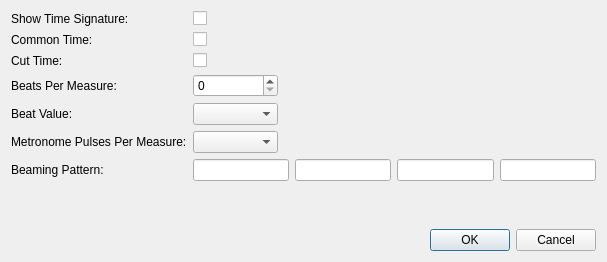
<?xml version="1.0" encoding="UTF-8"?>
<ui version="4.0">
 <class>TimeSignatureDialog</class>
 <widget class="QDialog" name="TimeSignatureDialog">
  <property name="windowModality">
   <enum>Qt::WindowModal</enum>
  </property>
  <property name="geometry">
   <rect>
    <x>0</x>
    <y>0</y>
    <width>607</width>
    <height>262</height>
   </rect>
  </property>
  <property name="windowTitle">
   <string>Time Signature</string>
  </property>
  <layout class="QVBoxLayout" name="verticalLayout">
   <item>
    <layout class="QFormLayout" name="formLayout">
     <property name="fieldGrowthPolicy">
      <enum>QFormLayout::FieldsStayAtSizeHint</enum>
     </property>
     <item row="0" column="0">
      <widget class="QLabel" name="showTimeSignatureLabel">
       <property name="text">
        <string>Show Time Signature:</string>
       </property>
      </widget>
     </item>
     <item row="0" column="1">
      <widget class="QCheckBox" name="showTimeSignature"/>
     </item>
     <item row="1" column="0">
      <widget class="QLabel" name="commonTimeLabel">
       <property name="text">
        <string>Common Time:</string>
       </property>
      </widget>
     </item>
     <item row="1" column="1">
      <widget class="QCheckBox" name="commonTime"/>
     </item>
     <item row="2" column="0">
      <widget class="QLabel" name="cutTimeLabel">
       <property name="text">
        <string>Cut Time:</string>
       </property>
      </widget>
     </item>
     <item row="2" column="1">
      <widget class="QCheckBox" name="cutTime"/>
     </item>
     <item row="3" column="0">
      <widget class="QLabel" name="beatsPerMeasureLabel">
       <property name="text">
        <string>Beats Per Measure:</string>
       </property>
      </widget>
     </item>
     <item row="3" column="1">
      <widget class="QSpinBox" name="beatsPerMeasure">
       <property name="minimumSize">
        <size>
         <width>85</width>
         <height>0</height>
        </size>
       </property>
      </widget>
     </item>
     <item row="4" column="0">
      <widget class="QLabel" name="beatValueLabel">
       <property name="text">
        <string>Beat Value:</string>
       </property>
      </widget>
     </item>
     <item row="4" column="1">
      <widget class="QComboBox" name="beatValue">
       <property name="minimumSize">
        <size>
         <width>85</width>
         <height>0</height>
        </size>
       </property>
      </widget>
     </item>
     <item row="5" column="0">
      <widget class="QLabel" name="metronomePulsesPerMeasureLabel">
       <property name="text">
        <string>Metronome Pulses Per Measure:</string>
       </property>
      </widget>
     </item>
     <item row="5" column="1">
      <widget class="QComboBox" name="metronomePulses">
       <property name="minimumSize">
        <size>
         <width>85</width>
         <height>0</height>
        </size>
       </property>
      </widget>
     </item>
     <item row="6" column="0">
      <widget class="QLabel" name="beamingPatternLabel">
       <property name="text">
        <string>Beaming Pattern:</string>
       </property>
      </widget>
     </item>
     <item row="6" column="1">
      <layout class="QHBoxLayout" name="beamingPatternsGroup">
       <item>
        <widget class="QLineEdit" name="beamingPattern1"/>
       </item>
       <item>
        <widget class="QLineEdit" name="beamingPattern2"/>
       </item>
       <item>
        <widget class="QLineEdit" name="beamingPattern3"/>
       </item>
       <item>
        <widget class="QLineEdit" name="beamingPattern4"/>
       </item>
      </layout>
     </item>
    </layout>
   </item>
   <item>
    <widget class="QDialogButtonBox" name="buttonBox">
     <property name="orientation">
      <enum>Qt::Horizontal</enum>
     </property>
     <property name="standardButtons">
      <set>QDialogButtonBox::Cancel|QDialogButtonBox::Ok</set>
     </property>
    </widget>
   </item>
  </layout>
 </widget>
 <resources/>
 <connections>
  <connection>
   <sender>buttonBox</sender>
   <signal>accepted()</signal>
   <receiver>TimeSignatureDialog</receiver>
   <slot>accept()</slot>
   <hints>
    <hint type="sourcelabel">
     <x>248</x>
     <y>254</y>
    </hint>
    <hint type="destinationlabel">
     <x>157</x>
     <y>274</y>
    </hint>
   </hints>
  </connection>
  <connection>
   <sender>buttonBox</sender>
   <signal>rejected()</signal>
   <receiver>TimeSignatureDialog</receiver>
   <slot>reject()</slot>
   <hints>
    <hint type="sourcelabel">
     <x>316</x>
     <y>260</y>
    </hint>
    <hint type="destinationlabel">
     <x>286</x>
     <y>274</y>
    </hint>
   </hints>
  </connection>
 </connections>
</ui>
